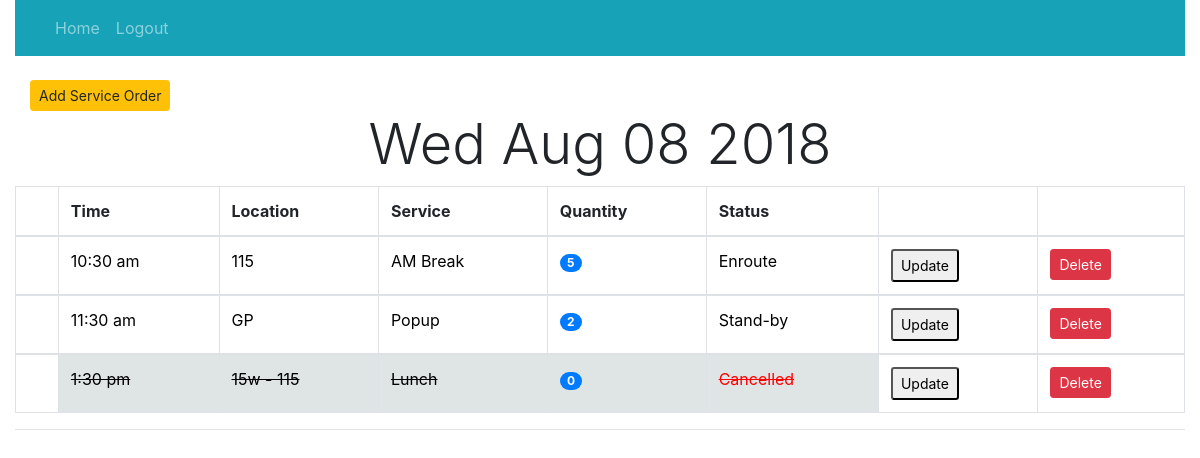
Screenshot of /orders/dashboard/ with the database file from the repository.
### orders/models.py (models this page shows, shortened)
class Service(models.Model):
	STATUS_CHOICES = (
		('Ready', 'READY'),
		('Stand-by', 'STANDBY'),
		('Enroute', 'ENROUTE'),
		('Delivered', 'DELIVERED')
	)
	SERVICE_CHOICES = (
		('AM Break', 'AM_BREAK'),
		('Breakfast', 'BREAKFAST'),
		('Lunch', 'LUNCH'),
		('PM Break', 'PM_BREAK'),
		('Dinner', 'DINNER'),
		('Popup', 'POPUP')
	)
	TIME_CHOICES = (
		('12:00 am', '12:00 am'),
		('12:30 am', '12:30 am'),
		('1:00 am', '1:00 am'),
		('1:30 am', '1:30 am'),
		('2:00 am', '2:00 am'),
		('2:30 am', '2:30 am'),
		('3:00 am', '3:00 am'),
		('4:00 am', '4:00 am'),
		('4:30 am', '4:30 am'),
		('5:00 am', '5:00 am'),
		('5:30 am', '5:30 am'),
		('6:00 am', '6:00 am'),
		('6:30 am', '6:30 am'),
		('7:00 am', '7:00 am'),
		('7:30 am', '7:30 am'),
		('8:00 am', '8:00 am'),
		('8:30 am', '8:30 am'),
		('9:00 am', '9:00 am'),
		('9:30 am', '9:30 am'),
		('10:00 am', '10:00 am'),
		('10:30 am', '10:30 am'),
		('11:00 am', '11:00 am'),
		('11:30 am', '11:30 am'),
		('12:00 pm', '12:00 pm'),
		('12:30 pm', '12:30 pm'),
		('1:00 pm', '1:00 pm'),
		('1:30 pm', '1:30 pm'),
		('2:00 pm', '2:00 pm'),
		('2:30 pm', '2:30 pm'),
		('3:00 pm', '3:00 pm'),
		('4:00 pm', '4:00 pm'),
		('4:30 pm', '4:30 pm'),
		('5:00 pm', '5:00 pm'),
		('5:30 pm', '5:30 pm'),
		('6:00 pm', '6:00 pm'),
		('6:30 pm', '6:30 pm'),
		('7:00 pm', '7:00 pm'),
		('7:30 pm', '7:30 pm'),
		('8:00 pm', '8:00 pm'),
		('8:30 pm', '8:30 pm'),
		('9:00 pm', '9:00 pm'),
		('9:30 pm', '9:30 pm'),
		('10:00 pm', '10:00 pm'),
		('10:30 pm', '10:30 pm'),
		('11:00 pm', '11:00 pm'),
		('11:30 pm', '11:30 pm'),
	)
	location = models.CharField(max_length=200)
	service = models.CharField(max_length=20, choices=SERVICE_CHOICES, default='AM Break')
	quantity = models.CharField(max_length=200)
	time = models.CharField(max_length=200, choices=TIME_CHOICES, default='10:30 am')
	status_choices = models.CharField(max_length=20, choices=STATUS_CHOICES, default='Stand-by')
	added = models.DateTimeField(auto_now_add=True)
	updated = models.DateTimeField(default=timezone.now())
	office = models.ForeignKey(User, on_delete=models.CASCADE, default=None)
	cancelled = models.BooleanField(default=False)

### orders/views.py (the view)
# urls.py: path('dashboard/', views.dashboard, name='dash'),
def dashboard(request):
	template_name = 'orders/dashboard.html'
	service_dash = Service.objects.order_by('time')
	context = {'service_dash': service_dash}
	return render(request, template_name, context)

### orders/templates/orders/dashboard.html (shortened to what this page needs)
{% extends 'base_layout.html' %}
{% block content %}
{% load static %}
<br>
<section class="well">
	<div class="container-fluid">
		<a href="{% url 'orders:create' %}"><button class="btn btn-warning btn-sm">Add Service Order</button></a>
	</div>
</section>
<h1 align="center" class="display-4" id="time"></h1>
			<table id="list" style="width:100%" class="table table-bordered">
				<thead>
					<tr>
					<th></th>
					<th scope="col">Time</th>
					<th scope="col">Location</th>
					<th scope="col">Service</th>
					<th scope="col">Quantity</th>
					<th scope="col">Status</th>
					<th></th>
					<th></th>
				</tr>
				{% for service in service_dash %}
				{% if service.cancelled %}
				</thead>
			<tbody>
				<tr>
					<td></td>
					<td class="well service-cancelled">{{ service.time }}</td>
					<td class="well service-cancelled">{{ service.location }}</td>
					<td class="well service-cancelled">{{ service.service }}</td>
					<td class="well service-cancelled"><span class="badge badge-primary badge-pill">0</td>
					<td class="well service-cancelled" style="color:red;">Cancelled</td>
					{% else %}
					<td><a href="{% url 'orders:complete' service.pk %}">
					<td class="well">{{ service.time }}</td>
					<td class="well">{{ service.location }}</td>
					<td class="well">{{ service.service }}</td>
					<td class="well"><span class="badge badge-primary badge-pill"> {{ service.quantity }}</span></td>
					<td id="status" class="well">{{ service.status_choices }}</td></a></td>
				{% endif %}
					<td>
						<button class="button btn-sm"><a class="well" href="{% url 'orders:update' service.pk %}">Update</a></button>
					</td>
					<td>
						<form class="well" action="{% url 'orders:delete' service.pk %}" method="post">
							<input type="submit" class="btn btn-danger btn-sm" value="Delete">
						</form>
					</td>
				</tr>
				{% endfor %}
		</table><hr>
{% endblock %}

### orders/templates/base_layout.html (shortened to what this page needs)
{% load static %}
<!DOCTYPE html>
<html lang="en">
<head>
  <link rel="stylesheet" type="text/css" href="{% static 'orders/styles.css' %}">
  <link rel="stylesheet" href="https://stackpath.bootstrapcdn.com/bootstrap/4.1.1/css/bootstrap.min.css">
</head>
<body>
<div class="container-fluid">
  <nav class="navbar navbar-expand-sm bg-info navbar-dark">
    <ul class="navbar-nav">
      <li class="nav-item active">
        <a class="nav-link" href="{% url 'orders:signup' %}"></a>
      </li><br>
      <li class="nav-item">
        <a class="nav-link" href="{% url 'orders:home' %}">Home</a>
      </li>
      {% if user.is_authenticated %}
       <li class="nav-item">
        <a class="nav-link" href="{% url 'orders:memos' %}"></a>
      </li>
      <li class="nav-item">
        <a class="nav-link" href="{% url 'orders:dash' %}">Dashboard</a>
      </li>
      <li class="nav-item">
        <a class="nav-link" href="{% url 'orders:orders_view' %}">Service Orders</a>
      </li>
      <li class="nav-item">
        <a class="nav-link" href="{% url 'orders:pantry' %}"></a>
      </li>
      <li class="nav-item">
        <a class="nav-link" href="{% url 'orders:tickets' %}"></a>
      </li>
      <li class="nav-item">
      	<a class="nav-link" href="{% url 'orders:logout' %}">
            <form class="logout-link" action="{% url 'orders:logout' %}" method="post">
              {% csrf_token %}
              <input class="btn btn-primary btn-sm" align="right" type="submit" value="Logout" />
            </form>
{% else %}
          <a href="{% url 'orders:signup' %}">
            <li class="nav-item">
            <a class="nav-link" href="">Logout</a>
          </li ></a>
{% endif %}
  </ul>
</nav>
{% load static %}
{% block content %}
{% endblock %}
</div>
</body>
</html>

### orders/static/orders/styles.css (style rules this page uses)
body { background: rgba(44, 62, 80, .8); font-family: 'Oswald', 'Futura', sans-serif; }
.service-cancelled { text-decoration: line-through; background: rgba(149, 165, 166, .3); }
.well { color: black; }

### rows the page displays
Service: time "10:30 am", location "115", service "AM Break", quantity "5", status_choices "Enroute"
Service: time "11:30 am", location "GP", service "Popup", quantity "2", status_choices "Stand-by"
Service: time "1:30 pm", location "15w - 115", service "Lunch"
